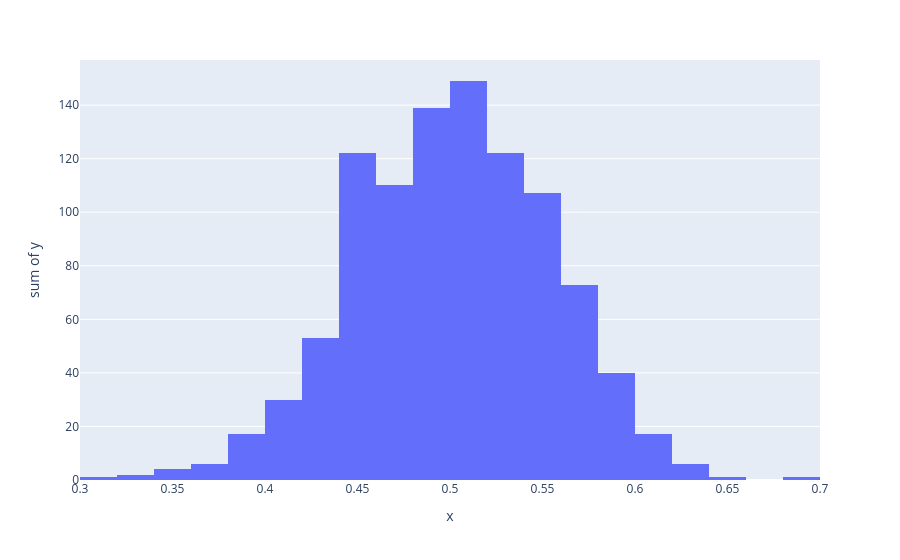

Notebook code for this chart:
### Markdown cell above
---
## Inferential Statistics
### The Central Limit Theorem
The **Central Limit Theorem** states that the distribution of the sum (or average) of a large number of independent and identically distributed random variables approaches a **Normal (Gaussian) Distribution**, regardless of the underlying distribution of the original population-provided the population has a finite mean and finite variance.

### Code cell
# Samples of the uniform distribution will average out to a normal distribution
sample_size = 31
sample_count = 1000

# Central limit theorem, 1000 samples each with 31 random numbers between 0.0 and 1.0
x_values = [(sum([random.uniform(0.0, 1.0) for i in range(sample_size)]) / sample_size)
            for _ in range(sample_count)]
y_values = [1 for _ in range(sample_count)]

px.histogram(x=x_values, y=y_values, nbins=20).show()

### Figure 1 — Plotly figure (JSON) as saved in the notebook; plotly's stock layout.template omitted (floating-point values rounded to 4 significant figures; data arrays with more than 128 entries replaced by an {"elided": "..."} marker saying what was removed)
{"data": [{"bingroup": "x", "histfunc": "sum", "hovertemplate": "x=%{x}<br>sum of y=%{y}<extra></extra>", "legendgroup": "", "marker": {"color": "#636efa", "pattern": {"shape": ""}}, "name": "", "nbinsx": 20, "orientation": "v", "showlegend": false, "type": "histogram", "x": {"elided": "1000 float values"}, "xaxis": "x", "y": {"elided": "1000 int values"}, "yaxis": "y"}], "layout": {"barmode": "relative", "legend": {"tracegroupgap": 0}, "margin": {"t": 60}, "xaxis": {"anchor": "y", "domain": [0, 1], "title": {"text": "x"}}, "yaxis": {"anchor": "x", "domain": [0, 1], "title": {"text": "sum of y"}}}}
